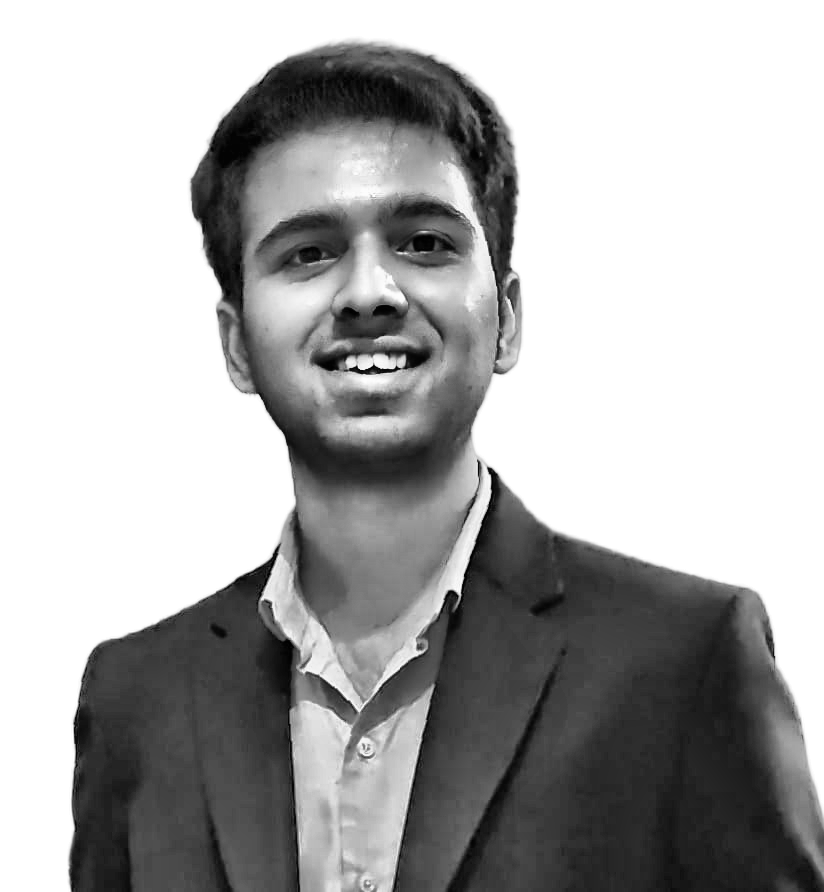
#> input picture images/source-prepped.png, 824 x 892 px, found by its file name
$ python make_ascii_svg.py
#> lines starting #> are read from the running program, lines starting #| are printed output that depends on the picture
#> in build_ascii_art, img is the input picture: PIL image 824x892 L; min 0, max 255, mean 173.7
from __future__ import annotations

import html
from pathlib import Path

from PIL import Image, ImageEnhance, ImageFilter, ImageOps
import numpy as np


# Extended 70-char ramp for much finer tonal gradation.
# Ordered from lightest (space) to darkest (@).
RAMP = " `.-':_,^=;><+!rc*/z?sLTv)J7(|Fi{C}fI31tlu[neoZ5Yxjya]2ESwqkP6h9d4VpOGbUAKXHm8RD#$Bg0MNWQ%&@"

SOURCE = Path("images/source-prepped.png")
OUTPUT = Path("avi-ascii.svg")


def grayscale_to_ascii(pixel: int) -> str:
    """Map a 0-255 grayscale value to an ASCII character."""
    normalized = max(0, min(255, pixel)) / 255.0
    index = int(normalized * (len(RAMP) - 1))
    return RAMP[index]


def enhance_image(img: Image.Image) -> Image.Image:
    """Apply multi-stage enhancement to bring out facial features."""
    # 1. Auto-contrast to use full dynamic range
    img = ImageOps.autocontrast(img, cutoff=1)

    # 2. Boost contrast to make dark features (eyes, eyebrows, nostrils,
    #    mouth line, hair) stand out more against skin tones
    img = ImageEnhance.Contrast(img).enhance(1.4)
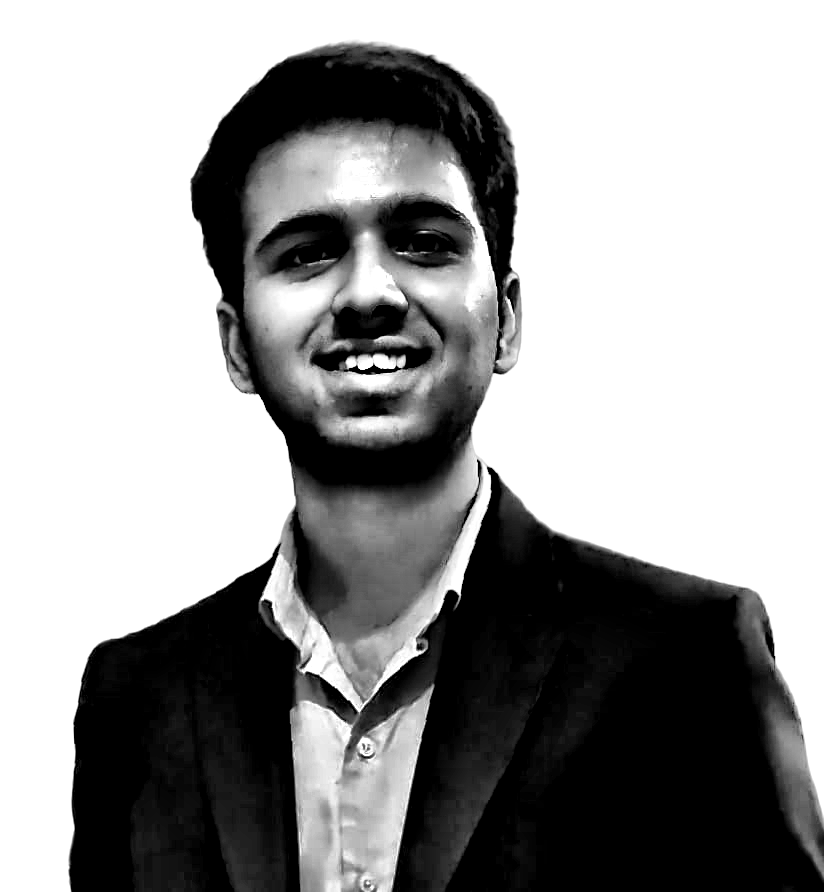
#> img: PIL image 824x892 L; min 0, max 255, mean 156.7

    # 3. Slight brightness reduction so mid-tones map to richer characters
    img = ImageEnhance.Brightness(img).enhance(0.95)

    # 4. Unsharp mask — the key for crisp edges on eyes/nose/mouth.
    #    radius=2 targets fine facial detail, percent=150 is aggressive
    #    but won't over-sharpen at our target resolution, threshold=3
    #    prevents noise amplification on flat skin areas.
    img = img.filter(ImageFilter.UnsharpMask(radius=2, percent=150, threshold=3))

    return img


def build_ascii_art(image_path: Path, width: int = 100) -> list[str]:
    """Convert an image to ASCII rows.

    Using width=100 (up from 76) gives ~30% more horizontal resolution,
    which is critical for small features like pupils and nostrils.
    """
    with Image.open(image_path) as img:
        original = img.convert("L")

        # Enhancement pipeline
        original = enhance_image(original)

        # Character cells are roughly 2x tall as wide in monospace fonts.
        # 0.5 compensates for this; we use 0.52 to slightly stretch the
        # face vertically which helps definition on eyes and mouth.
        aspect = max(1, int(round(original.height * width / original.width * 0.52)))
#> aspect = 56
        resized = original.resize((width, aspect), Image.Resampling.LANCZOS)
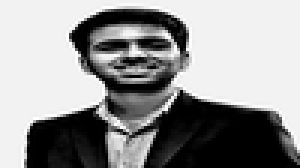
#> resized: PIL image 100x56 L (shown 3 times larger); min 0, max 255, mean 149.2

    pixels = np.array(resized)
    rows: list[str] = []
    for y in range(pixels.shape[0]):
        row_chars = []
        for x in range(pixels.shape[1]):
            row_chars.append(grayscale_to_ascii(int(pixels[y, x])))
        rows.append("".join(row_chars))
#| Generated 56 rows × 100 cols ASCII art
    return rows


def xml_escape(text: str) -> str:
    """Escape special XML characters so the SVG is well-formed."""
    return html.escape(text, quote=False)


def build_svg(rows: list[str]) -> str:
    char_width = 6.02        # tighter kerning for denser portrait
    char_height = 9.6        # slightly tighter line spacing
    pad_x = 20
    pad_top = 44
    pad_bottom = 20
    width = int(len(rows[0]) * char_width + pad_x * 2)
    height = int(len(rows) * char_height + pad_top + pad_bottom)

    parts = [
        f'<svg xmlns="http://www.w3.org/2000/svg" viewBox="0 0 {width} {height}" width="{width}" height="{height}">',
        f'<rect width="100%" height="100%" fill="#0d1117" rx="6"/>',
        f'<text x="{pad_x}" y="28" font-family="Consolas, \'Courier New\', monospace" font-size="14" fill="#e6edf3">ASCII Portrait</text>',
    ]

    font_size = char_height
    for row_index, row in enumerate(rows):
        y = pad_top + row_index * char_height
        escaped_row = xml_escape(row)
        delay = round(row_index * 0.035, 4)
        parts.append(
            f'<g opacity="0" transform="translate(0 8) scale(0.88)">'
            f'<text x="{pad_x}" y="{y}" font-family="Consolas, \'Courier New\', monospace" font-size="{font_size}" fill="#8b949e" xml:space="preserve">{escaped_row}</text>'
            f'<animate attributeName="opacity" values="0;1" dur="0.24s" begin="{delay}s" fill="freeze"/>'
            f'<animateTransform attributeName="transform" type="translate" values="0 8;0 0" dur="0.24s" begin="{delay}s" fill="freeze"/>'
            f'<animateTransform attributeName="transform" type="scale" values="0.88 0.88;1 1" dur="0.24s" begin="{delay}s" fill="freeze" additive="sum"/>'
            '</g>'
        )
#> this loop made 56 passes

    parts.append('</svg>')
    return "\n".join(parts)


def main() -> int:
    if not SOURCE.exists():
        print(f"Missing source image: {SOURCE}")
        return 1

    rows = build_ascii_art(SOURCE)
    print(f"Generated {len(rows)} rows × {len(rows[0])} cols ASCII art")
    OUTPUT.write_text(build_svg(rows), encoding="utf-8")
    print(f"Saved {OUTPUT}")
    return 0


if __name__ == "__main__":
    raise SystemExit(main())
#> (the program exits here)

$ run again, with images/profile.png copied over images/source-prepped.png
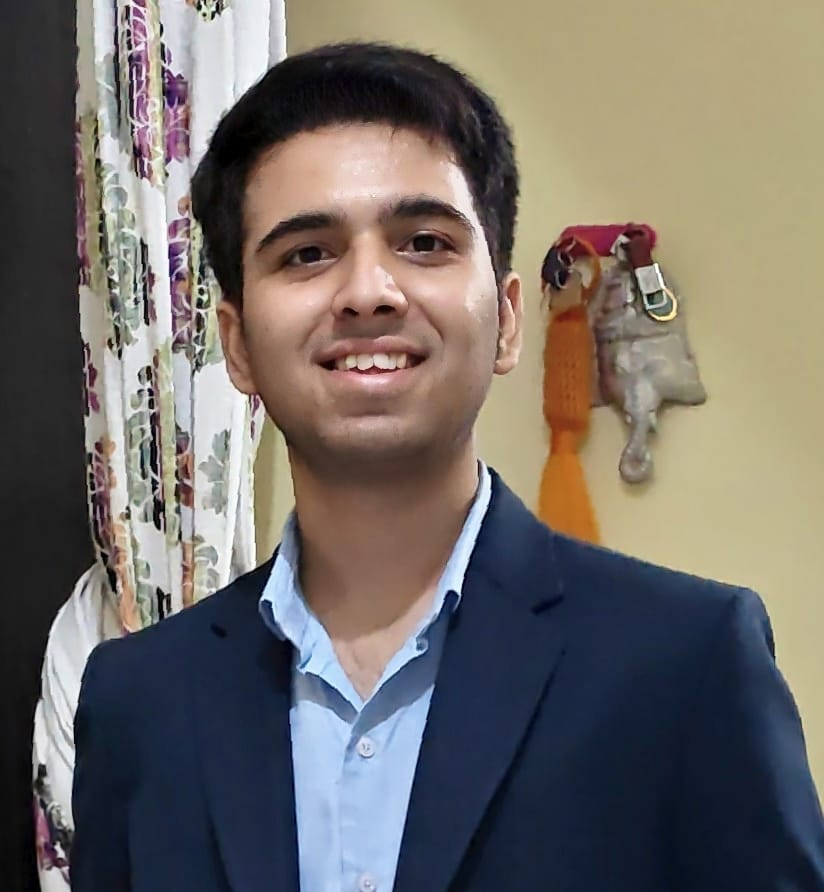
#> input picture images/profile.png, 824 x 892 px, found by its file name
#> in build_ascii_art, img is the input picture: PIL image 824x892 RGB; mean R, G, B 114.2, 108.3, 103.1
#> in enhance_image, `img = img.filter(ImageFilter.UnsharpMask(radius=2, percent=150, thresh..`:
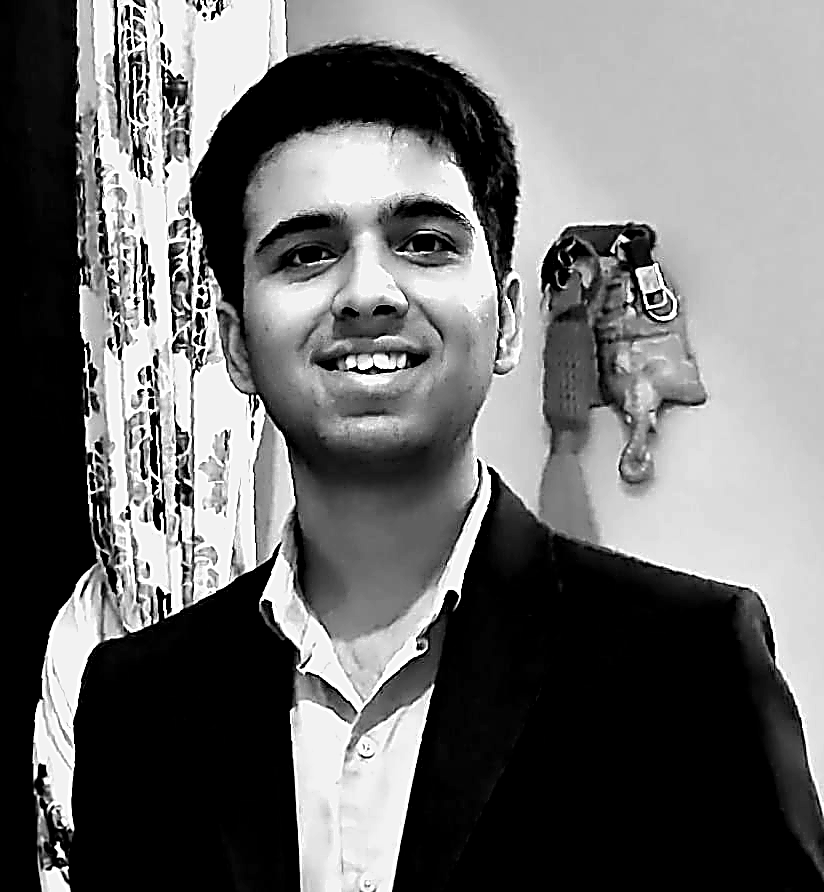
#> img: PIL image 824x892 L; min 0, max 255, mean 108.6
#> in build_ascii_art, `resized = original.resize((width, aspect), Image.Resampling.LANCZOS)`:
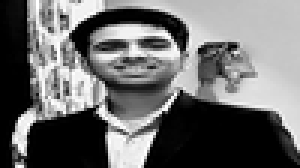
#> resized: PIL image 100x56 L (shown 3 times larger); min 0, max 255, mean 108.8
#| Generated 56 rows × 100 cols ASCII art
#> the loop in build_svg, `for row_index, row in enumerate(rows):` made 56 passes
